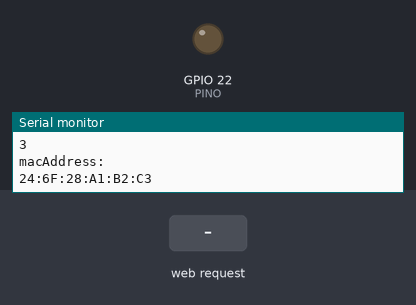
The sketch below on a simulated ESP32. Shown: output pins drawn as LEDs (lit = HIGH), the last lines printed to the serial monitor. Inputs (shaded band) come from the test bench. WiFi joins after 1.5 s; servers stay silent unless stated.

Above: at 3.2 s.
3.3 s: HTTP request GET /H1 received
At 4.1 s:
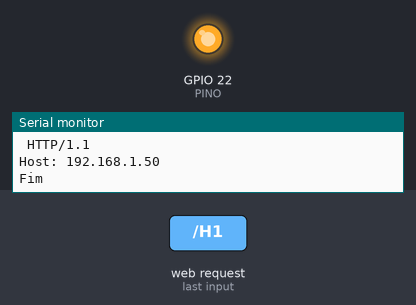
4.8 s: HTTP request GET /L1 received
At 5.2 s:
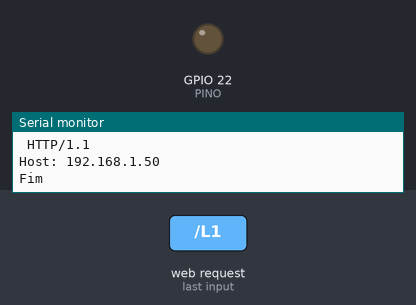
Timing chart, 0 to 7.8 s (numbered marks = the images above; inputs shaded):
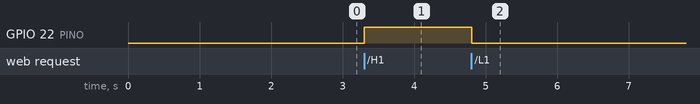

The sketch:

final.ino
```cpp
#include <WiFi.h>

#define PINO 22

const char *ssid = "wifi";
const char *password = "password";

WiFiServer server(80);

void relay_wifi();

void setup() {
    Serial.begin(115200);

    pinMode(PINO, OUTPUT);

    digitalWrite(PINO, LOW);

    Serial.println();
    Serial.print("Conectando-se a ");
    Serial.println(ssid);
    WiFi.begin(ssid, password);

    while (WiFi.status() != WL_CONNECTED) {
        delay(1000);
        Serial.print(".");
    }

    Serial.println("WiFi conectada: Endereço de IP:");
    Serial.println(WiFi.localIP());
    server.begin();

    Serial.println("WiFi status:");
    Serial.println(WiFi.status());

    Serial.println("macAddress:");
    Serial.println(WiFi.macAddress());
}

void loop() {

    while (WiFi.status() != WL_CONNECTED) {
        WiFi.begin(ssid, password);
        Serial.print(".");

        delay(1000);
    }

    relay_wifi();
}

void relay_wifi() {
    WiFiClient client = server.available();

    if (client) {
        Serial.println("Novo Cliente");
        String currentLine = "";

        while (client.connected()) {

            if (client.available()) {
                char c = client.read();
                Serial.write(c);

                if (c == '\n') {

                    if (currentLine.length() == 0) {
                        client.println("HTTP/1.1 200 OK");
                        client.println("Content-type:text/html");
                        client.println();
                        client.print("<h2>Clique <a href=\"/H1\">AQUI</a> para ligar o led.</h2><br>");
                        client.print("<h2>Clique <a href=\"/L1\">AQUI</a> para desligar o led.</h2><br>");
                        client.println();
                        break;
                    } else {
                        currentLine = "";
                    }

                } else if (c != '\r') {
                    currentLine += c;
                }

                if (currentLine.endsWith("GET /H1")) {
                    Serial.println("ligado");
                    digitalWrite(PINO, HIGH);
                } else if (currentLine.endsWith("GET /L1")) {
                    Serial.println("desligado");
                    digitalWrite(PINO, LOW);
                }
            }
        }
        client.stop();
        Serial.println("Fim");
    }
}
```

Measured:
- after the input at 3.3 s, GPIO 22 (PINO): LOW → HIGH at once
- after the input at 4.8 s, GPIO 22 (PINO): HIGH → LOW at once
